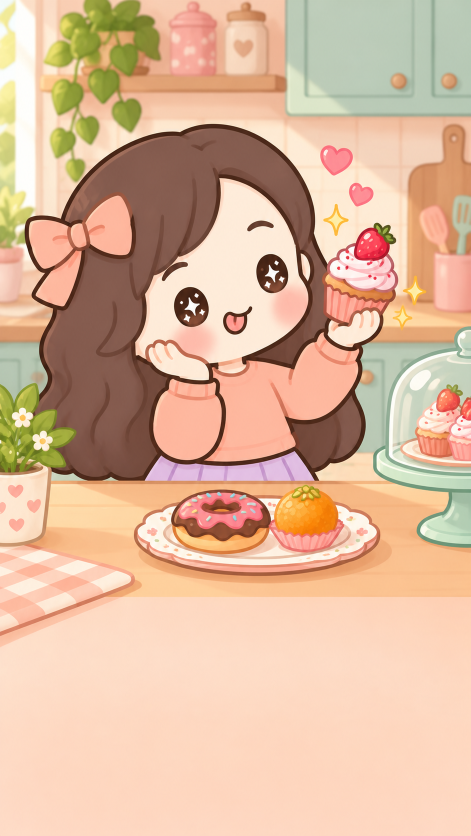
#> input picture songs/meetha_bhi_khana_hai/portrait_images/01_sweet_tooth.png, 941 x 1672 px (shown at 1/2 size); its folder holds only this picture in this run
$ python contact_sheet.py
#> lines starting #> are read from the running program, lines starting #| are printed output that depends on the picture
from pathlib import Path
from PIL import Image,ImageDraw,ImageFont
ROOT=Path(__file__).resolve().parent.parent
files=sorted((ROOT/'portrait_images').glob('*.png'))
font=ImageFont.truetype('C:/Windows/Fonts/arial.ttf',17)
for start in range(0,len(files),6):
    sheet=Image.new('RGB',(3*282,2*525),'#202030');draw=ImageDraw.Draw(sheet)
#> after `sheet = Image.new('RGB', (3 * 282, 2 * 525), '#202030')`:
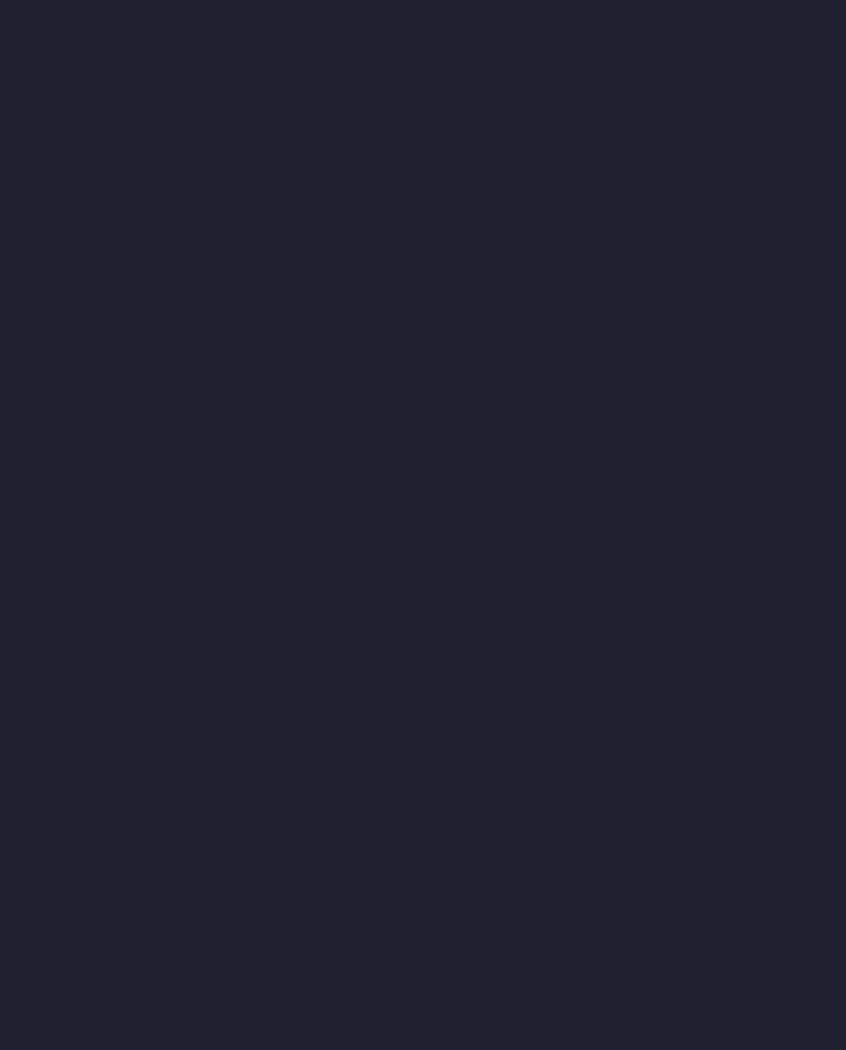
#> sheet: PIL image 846x1050 RGB; mean R, G, B 32, 32, 48
    for i,p in enumerate(files[start:start+6]):
        im=Image.open(p).convert('RGB');im.thumbnail((282,501));x=i%3*282;y=i//3*525
#> further down, im is the input picture: PIL image 941x1672 RGB; mean R, G, B 220.3, 183.4, 155.9
#> after `im.thumbnail((282, 501))`:
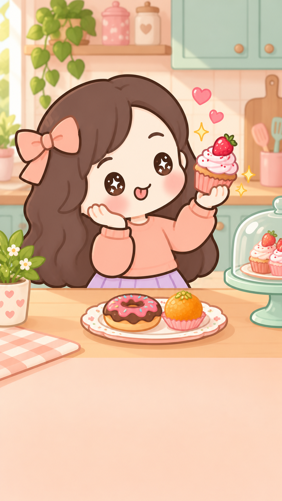
#> im: PIL image 282x501 RGB; mean R, G, B 220.3, 183.4, 155.9
        sheet.paste(im,(x,y));draw.text((x+8,y+503),p.stem,font=font,fill='white')
#> after `sheet.paste(im, (x, y))`:
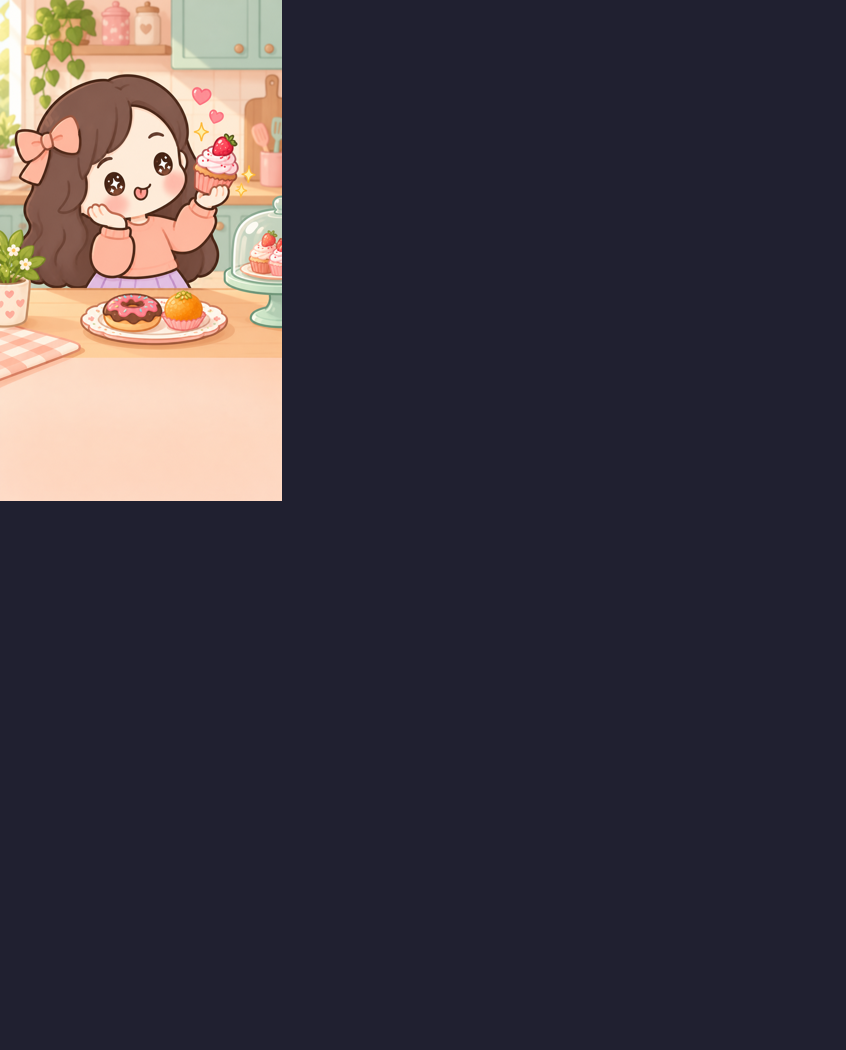
#> sheet: PIL image 846x1050 RGB; mean R, G, B 61.9, 56.1, 65.2
    sheet.save(ROOT/f'scene_contact_{start//6+1:02d}.jpg',quality=95)
print('Reviewed asset count:',len(files))

$ run again, on songs/meetha_bhi_khana_hai/portrait_images/05_when_sleep.png
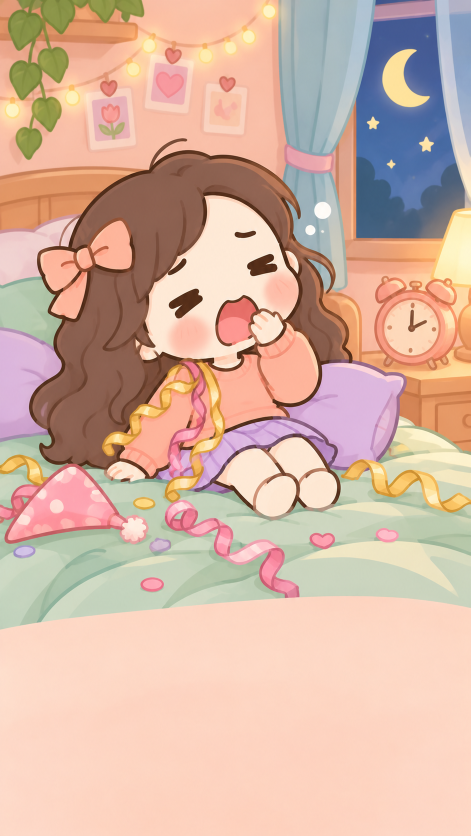
#> input picture songs/meetha_bhi_khana_hai/portrait_images/05_when_sleep.png, 941 x 1672 px (shown at 1/2 size)
#> im is the input picture: PIL image 941x1672 RGB; mean R, G, B 212.9, 180, 163
#> `im.thumbnail((282, 501))`:
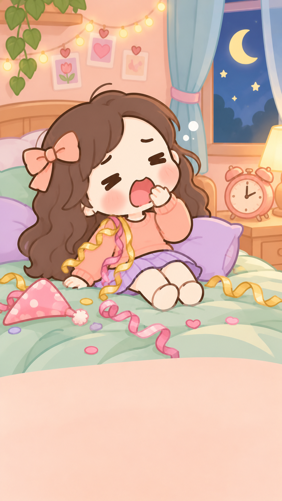
#> im: PIL image 282x501 RGB; mean R, G, B 212.9, 180, 163
#> `sheet.paste(im, (x, y))`:
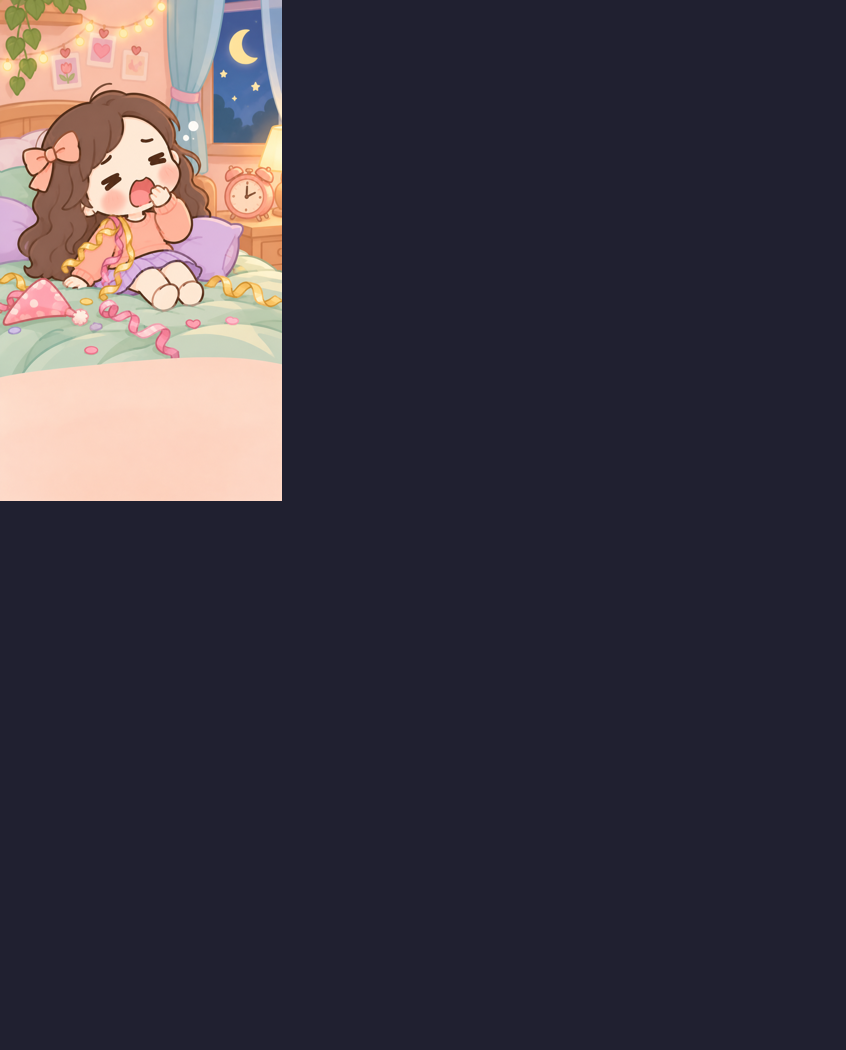
#> sheet: PIL image 846x1050 RGB; mean R, G, B 60.8, 55.5, 66.3

$ run again, on songs/meetha_bhi_khana_hai/portrait_images/06_hard_work.png
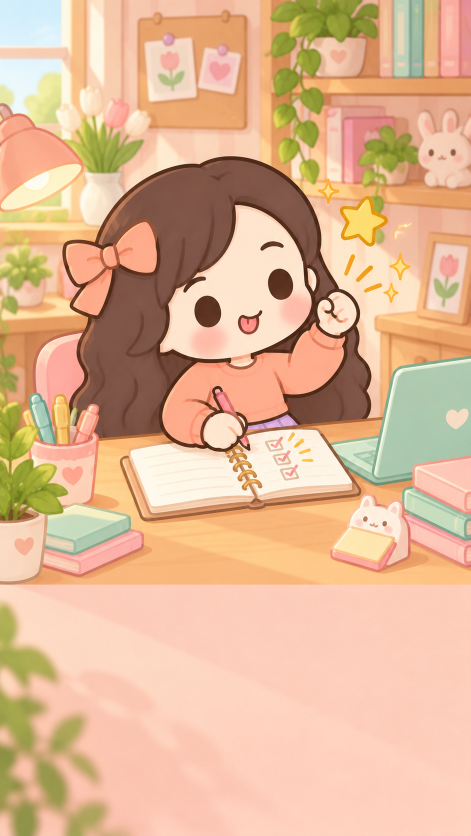
#> input picture songs/meetha_bhi_khana_hai/portrait_images/06_hard_work.png, 941 x 1671 px (shown at 1/2 size)
#> im is the input picture: PIL image 941x1671 RGB; mean R, G, B 224.1, 182.3, 148.8
#> `im.thumbnail((282, 501))`:
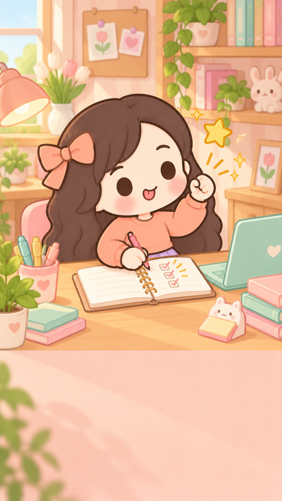
#> im: PIL image 282x501 RGB; mean R, G, B 224, 182.3, 148.8
#> `sheet.paste(im, (x, y))`:
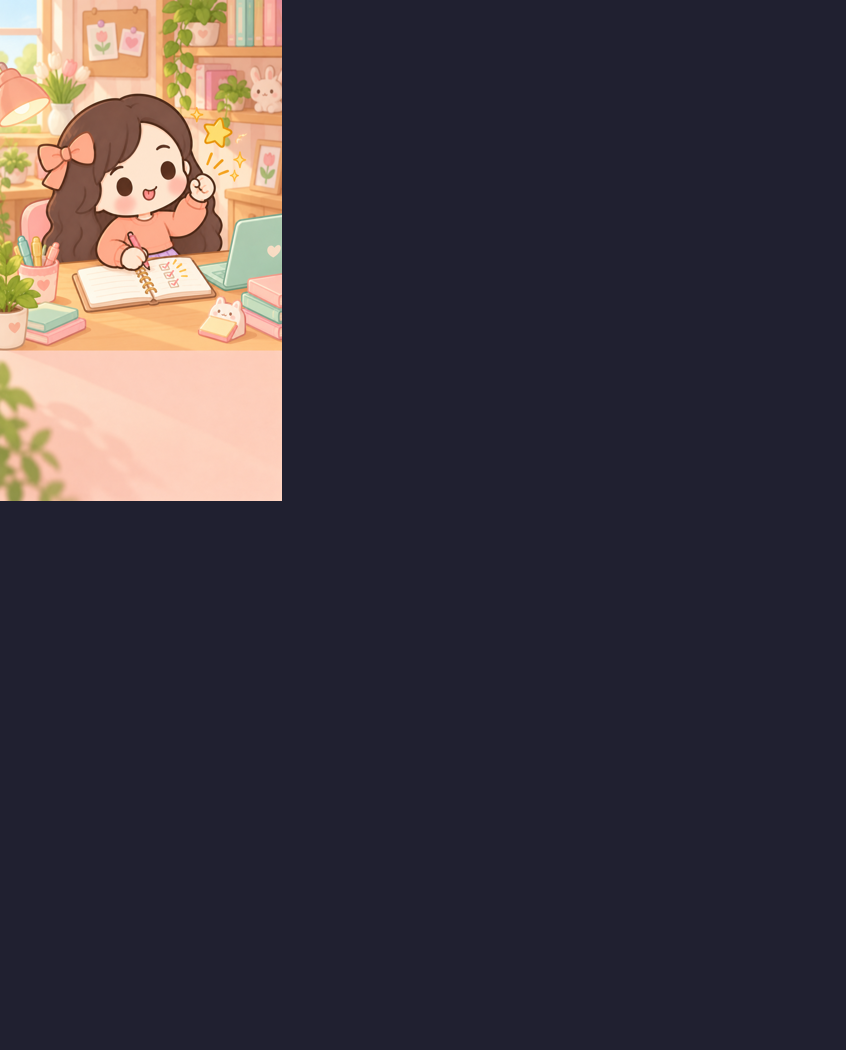
#> sheet: PIL image 846x1050 RGB; mean R, G, B 62.5, 55.9, 64

$ run again, on songs/meetha_bhi_khana_hai/portrait_images/07_labubu.png
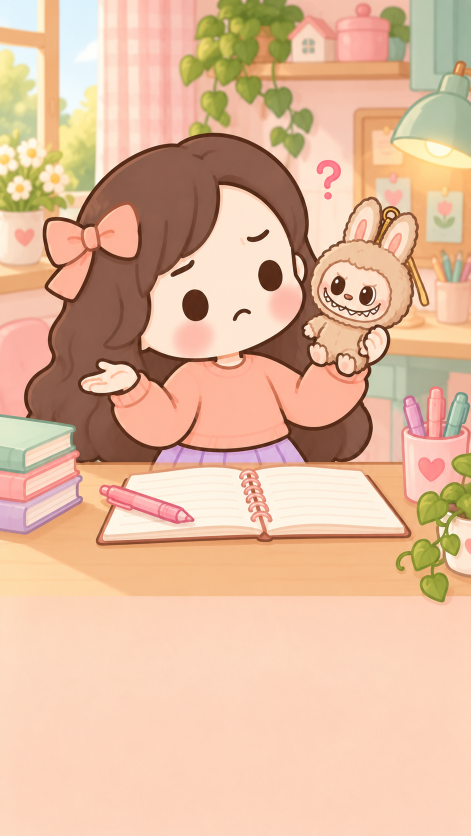
#> input picture songs/meetha_bhi_khana_hai/portrait_images/07_labubu.png, 941 x 1672 px (shown at 1/2 size)
#> im is the input picture: PIL image 941x1672 RGB; mean R, G, B 225.6, 185.7, 157
#> `im.thumbnail((282, 501))`:
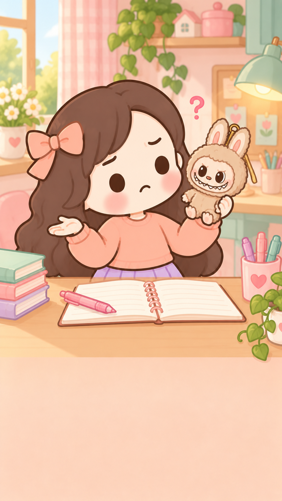
#> im: PIL image 282x501 RGB; mean R, G, B 225.6, 185.7, 157
#> `sheet.paste(im, (x, y))`:
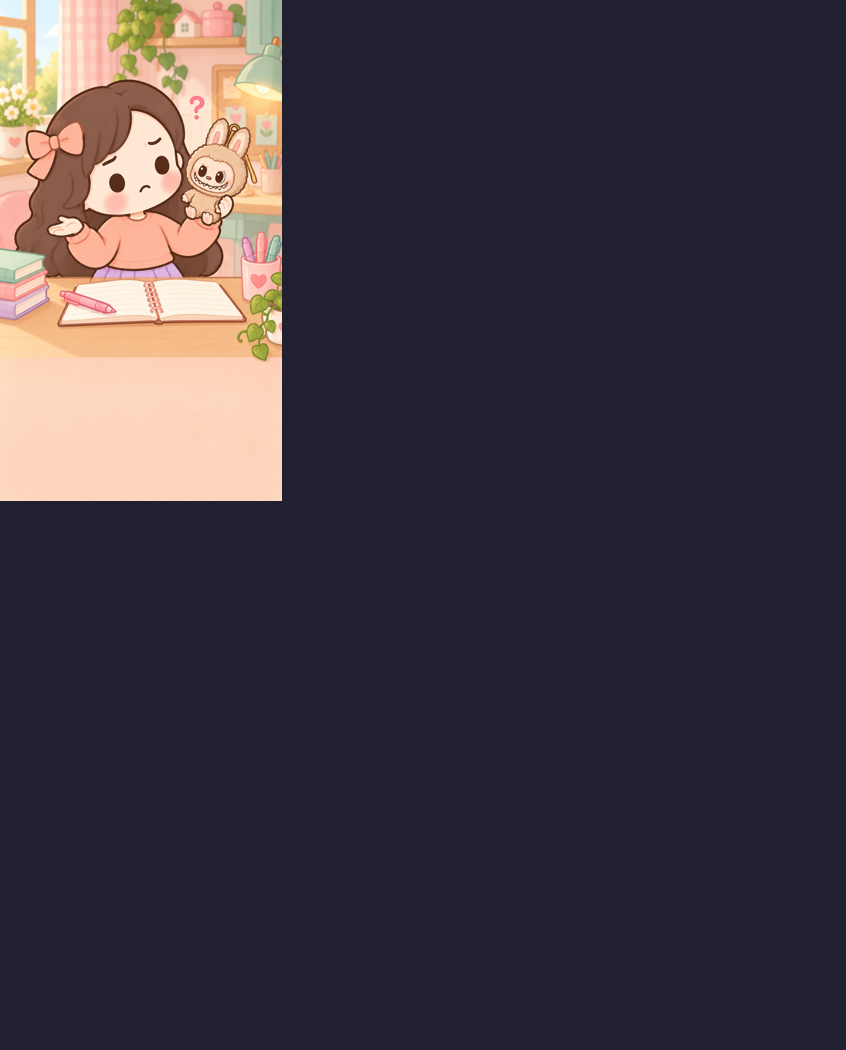
#> sheet: PIL image 846x1050 RGB; mean R, G, B 62.8, 56.4, 65.3

$ run again, on songs/meetha_bhi_khana_hai/portrait_images/02_fitness_plans.png
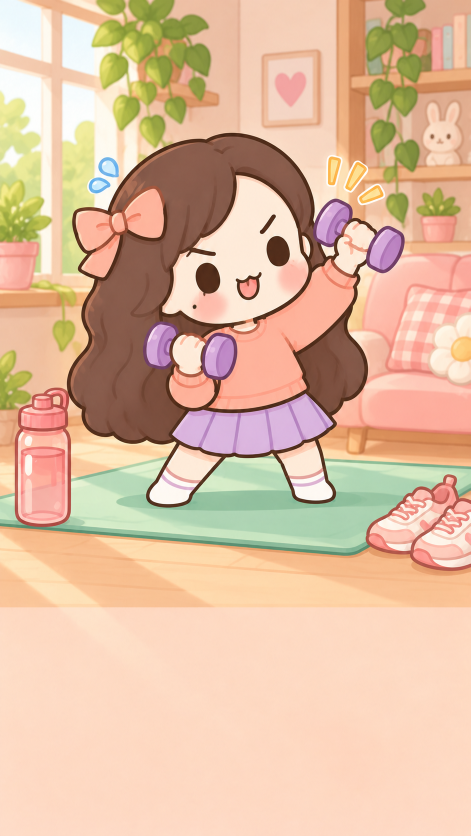
#> input picture songs/meetha_bhi_khana_hai/portrait_images/02_fitness_plans.png, 941 x 1672 px (shown at 1/2 size)
#> im is the input picture: PIL image 941x1672 RGB; mean R, G, B 223.3, 187.9, 160.1
#> `im.thumbnail((282, 501))`:
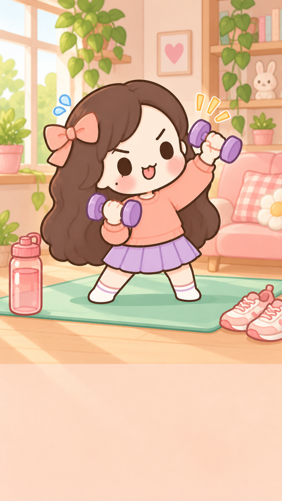
#> im: PIL image 282x501 RGB; mean R, G, B 223.3, 187.9, 160.1
#> `sheet.paste(im, (x, y))`:
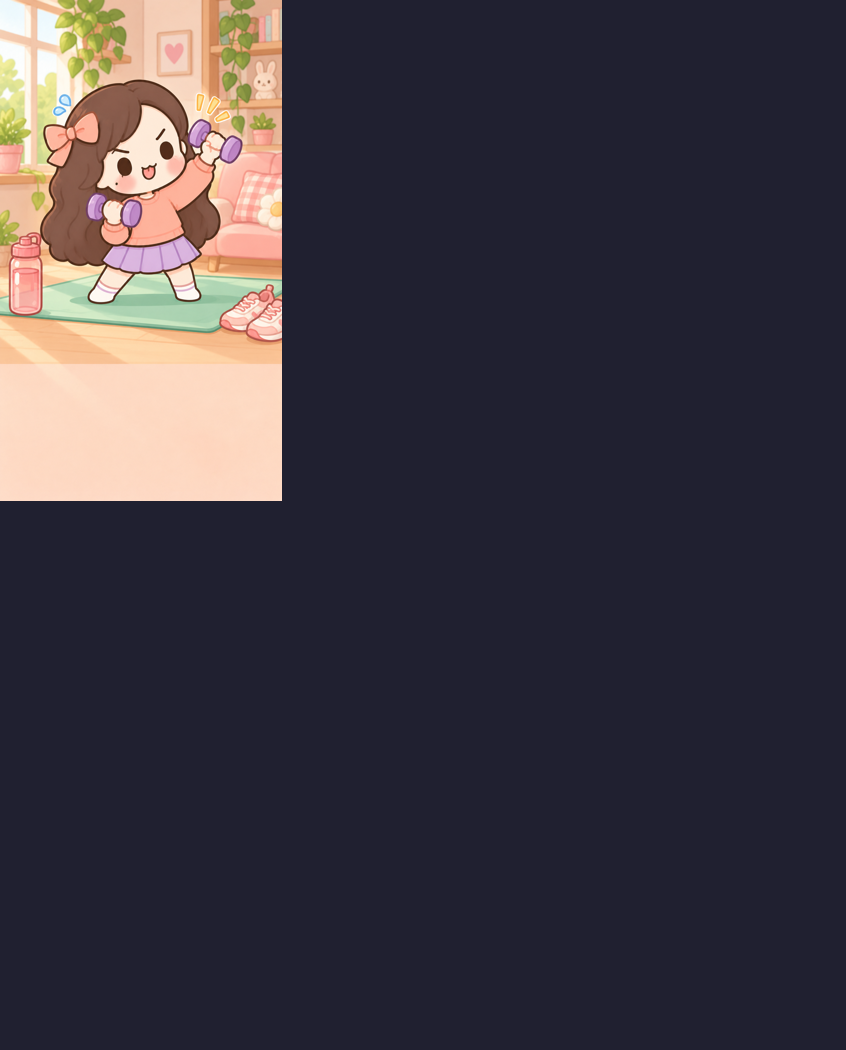
#> sheet: PIL image 846x1050 RGB; mean R, G, B 62.4, 56.8, 65.8
